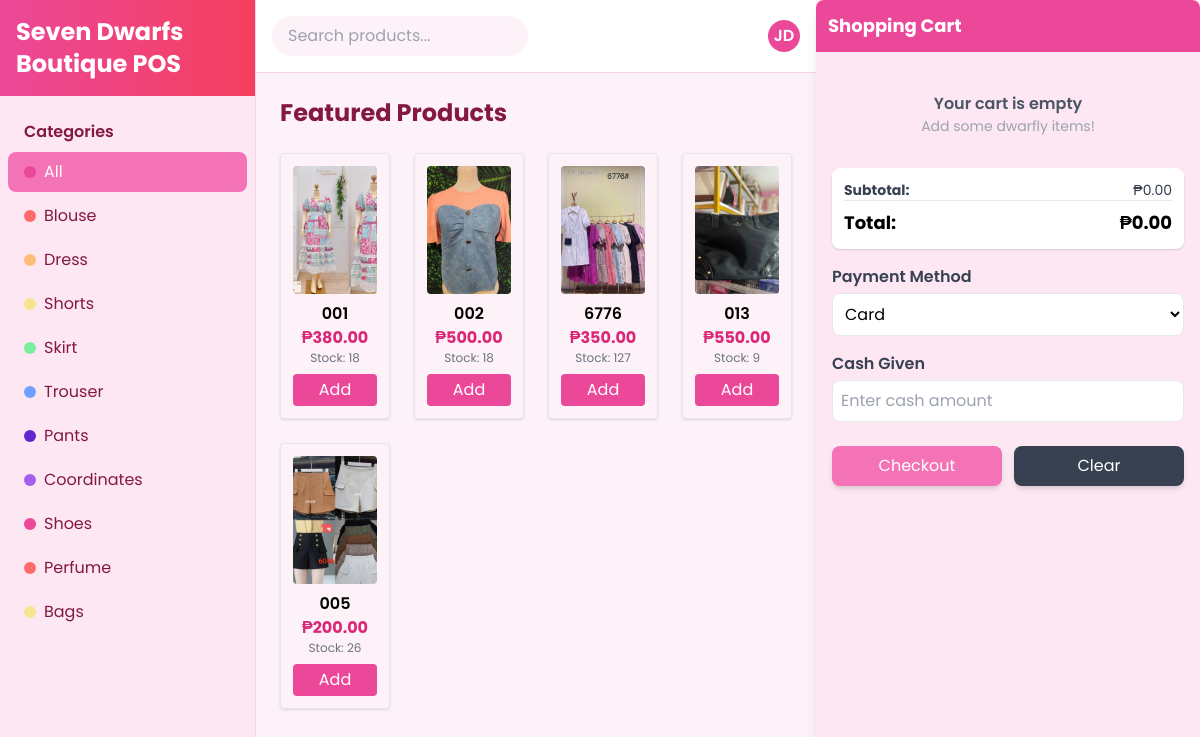
Screenshot of /pointofsale.php with the database file from the repository.
### tables this page shows
CREATE TABLE `products` (
  `product_id` int(11) NOT NULL,
  `product_name` varchar(255) DEFAULT NULL,
  `description` text DEFAULT NULL,
  `price_id` int(11) DEFAULT NULL,
  `stocks` int(11) DEFAULT NULL,
  `category_id` int(11) DEFAULT NULL,
  `image_url` text DEFAULT NULL,
  `created_at` timestamp NOT NULL DEFAULT current_timestamp(),
  `supplier_id` int(11) DEFAULT NULL,
  `supplier_price` decimal(10,2) NOT NULL,
  `revenue` decimal(10,2) GENERATED ALWAYS AS (`price_id` - `supplier_price`) STORED,
  `sizes` varchar(255) DEFAULT NULL,
  `colors` varchar(255) DEFAULT NULL
);

### pointofsale.php (the view, shortened to what this page needs)
<?php
require 'conn.php';
$query = "
    SELECT p.product_id, p.product_name, p.price_id AS price,
           COALESCE(s.current_qty,0) AS stock,
           p.image_url,
           c.category_name
    FROM products p
    LEFT JOIN stock s ON p.product_id = s.product_id
    LEFT JOIN categories c ON p.category_id = c.category_id
";
$products = $conn->query($query);
$payments = $conn->query("SELECT * FROM payment_methods");
?>
<!DOCTYPE html>
<html lang="en">
<head>
  <script src="https://cdn.tailwindcss.com"></script>
</head>
<body class="bg-pink-50">
<div class="flex h-screen overflow-hidden">
  <div class="w-64 bg-pink-100 border-r border-pink-200 flex flex-col">
    <div class="p-4 flex items-center justify-center bg-gradient-to-r from-pink-500 to-rose-500">
      <h1 class="text-2xl font-bold text-white">Seven Dwarfs Boutique POS</h1>
    </div>
    <div class="sidebar flex-1 overflow-y-auto py-4 px-2">
      <h3 class="px-4 py-2 text-pink-900 font-semibold">Categories</h3>
      <ul class="space-y-1" id="categoryList">
        <li><a href="#" onclick="filterCategory('all', event)" class="flex items-center px-4 py-2 text-pink-900 hover:bg-pink-200 rounded-lg transition active-category"><span class="mr-2 w-3 h-3 rounded-full bg-pink-500"></span> All</a></li>
        <li><a href="#" onclick="filterCategory('Blouse', event)" class="flex items-center px-4 py-2 text-pink-900 hover:bg-pink-200 rounded-lg transition"><span class="mr-2 w-3 h-3 rounded-full dwarf-red"></span> Blouse</a></li>
        <li><a href="#" onclick="filterCategory('Dress', event)" class="flex items-center px-4 py-2 text-pink-900 hover:bg-pink-200 rounded-lg transition"><span class="mr-2 w-3 h-3 rounded-full dwarf-orange"></span> Dress</a></li>
        <li><a href="#" onclick="filterCategory('Shorts', event)" class="flex items-center px-4 py-2 text-pink-900 hover:bg-pink-200 rounded-lg transition"><span class="mr-2 w-3 h-3 rounded-full dwarf-yellow"></span> Shorts</a></li>
        <li><a href="#" onclick="filterCategory('Skirt', event)" class="flex items-center px-4 py-2 text-pink-900 hover:bg-pink-200 rounded-lg transition"><span class="mr-2 w-3 h-3 rounded-full dwarf-green"></span> Skirt</a></li>
        <li><a href="#" onclick="filterCategory('Trouser', event)" class="flex items-center px-4 py-2 text-pink-900 hover:bg-pink-200 rounded-lg transition"><span class="mr-2 w-3 h-3 rounded-full dwarf-blue"></span> Trouser</a></li>
        <li><a href="#" onclick="filterCategory('Pants', event)" class="flex items-center px-4 py-2 text-pink-900 hover:bg-pink-200 rounded-lg transition"><span class="mr-2 w-3 h-3 rounded-full dwarf-indigo"></span> Pants</a></li>
        <li><a href="#" onclick="filterCategory('Coordinates', event)" class="flex items-center px-4 py-2 text-pink-900 hover:bg-pink-200 rounded-lg transition"><span class="mr-2 w-3 h-3 rounded-full dwarf-violet"></span> Coordinates</a></li>
        <li><a href="#" onclick="filterCategory('Shoes', event)" class="flex items-center px-4 py-2 text-pink-900 hover:bg-pink-200 rounded-lg transition"><span class="mr-2 w-3 h-3 rounded-full bg-pink-500"></span> Shoes</a></li>
        <li><a href="#" onclick="filterCategory('Perfume', event)" class="flex items-center px-4 py-2 text-pink-900 hover:bg-pink-200 rounded-lg transition"><span class="mr-2 w-3 h-3 rounded-full dwarf-red"></span> Perfume</a></li>
        <li><a href="#" onclick="filterCategory('Bags', event)" class="flex items-center px-4 py-2 text-pink-900 hover:bg-pink-200 rounded-lg transition"><span class="mr-2 w-3 h-3 rounded-full dwarf-yellow"></span> Bags</a></li>
      </ul>
    </div>
  </div>
  <div class="flex-1 flex flex-col overflow-hidden">
    <div class="bg-white border-b border-pink-200 p-4 flex items-center justify-between">
      <input id="search" type="text" placeholder="Search products..."
             onkeyup="filterSearch()"
             class="border-0 focus:ring-2 focus:ring-pink-300 rounded-full bg-pink-50 px-4 py-2 w-64">
      <div class="w-8 h-8 rounded-full bg-pink-500 flex items-center justify-center text-white font-semibold">JD</div>
    </div>
    <div class="flex-1 overflow-y-auto p-6">
      <h2 class="text-2xl font-bold text-pink-900 mb-6">Featured Products</h2>
      <div class="grid grid-cols-1 sm:grid-cols-2 md:grid-cols-3 lg:grid-cols-4 xl:grid-cols-5 gap-6" id="productGrid">
        <?php while($row = $products->fetch_assoc()): ?>
          <div class="border rounded shadow hover:shadow-lg transform hover:scale-105 transition p-3 text-center product-card animate-fadeInUp"
            data-name="<?= strtolower($row['product_name']) ?>"
            data-category="<?= strtolower($row['category_name'] ?? 'uncategorized') ?>">
            <img src="<?= $row['image_url'] ?? 'placeholder.png' ?>"
                 alt="<?= htmlspecialchars($row['product_name']) ?>"
                 class="w-full h-32 object-cover rounded mb-2">
            <h3 class="font-semibold"><?= htmlspecialchars($row['product_name']) ?></h3>
            <p class="text-pink-600 font-bold">₱<?= number_format($row['price'],2) ?></p>
            <p class="text-xs text-gray-500">Stock: <?= $row['stock'] ?></p>
            <button
              onclick="addToCart(<?= $row['product_id'] ?>, '<?= $row['product_name'] ?>', <?= $row['price'] ?>)"
              class="bg-pink-500 hover:bg-pink-600 text-white px-3 py-1 rounded mt-2 w-full transform transition hover:scale-105">
              Add
            </button>
          </div>
        <?php endwhile; ?>
      </div>
    </div>
  </div>
  <div class="w-96 bg-pink-100 shadow-lg rounded-lg overflow-hidden">
    <div class="bg-pink-500 text-white font-bold text-lg p-3">Shopping Cart</div>
    <div class="p-4 flex flex-col flex-1 text-center">
      <div id="emptyMessage" class="py-6">
        <p class="text-gray-600 font-semibold">Your cart is empty</p>
        <p class="text-gray-400 text-sm">Add some dwarfly items!</p>
      </div>
      <form method="POST" action="process_sale.php" target="_blank" onsubmit="return confirm('Proceed to checkout?')">
        <div class="bg-white rounded-lg shadow p-3 mt-2">
          <div class="flex justify-between text-gray-700 text-sm">
            <span class="font-bold">Subtotal:</span>
            <span id="subtotal">₱0.00</span>
          </div>
          <div class="flex justify-between text-lg font-bold text-black border-t pt-2">
            <span>Total:</span>
            <span id="total">₱0.00</span>
          </div>
        </div>
        <div class="mt-4 text-left">
          <label class="block font-semibold text-gray-700 mb-1">Payment Method</label>
          <select name="payment_method" class="border rounded-lg w-full p-2 bg-white">
            <?php while($pm = $payments->fetch_assoc()): ?>
              <option value="<?= $pm['payment_method_id'] ?>"><?= $pm['payment_method_name'] ?></option>
            <?php endwhile; ?>
          </select>
        </div>
        <div class="mt-4 text-left">
          <label class="block font-semibold text-gray-700 mb-1">Cash Given</label>
          <input type="number" step="0.01" name="cash_given" placeholder="Enter cash amount" class="border rounded-lg w-full p-2 bg-white">
        </div>
        <div class="mt-6 flex space-x-3">
          <button type="submit" class="bg-pink-400 hover:bg-pink-500 text-white px-4 py-2 rounded-lg w-1/2 shadow-md">Checkout</button>
          <button type="button" onclick="clearCart()" class="bg-gray-700 hover:bg-gray-800 text-white px-4 py-2 rounded-lg w-1/2 shadow-md">Clear</button>
        </div>
      </form>
    </div>
  </div>
</div>
</body>
</html>

### pointofsale.php (style rules this page uses)
body { font-family: 'Poppins', sans-serif; }
.sidebar { scrollbar-width: thin; scrollbar-color: #f9a8d4 #fff1f2; }
.dwarf-red { background-color: #ff6b6b; }
.dwarf-orange { background-color: #ffbe76; }
.dwarf-yellow { background-color: #f6e58d; }
.dwarf-green { background-color: #7bed9f; }
.dwarf-blue { background-color: #70a1ff; }
.dwarf-indigo { background-color: #5f27cd; }
.dwarf-violet { background-color: #a55eea; }
.active-category { background-color: #f472b6; color: white !important; }

### rows the page displays
products: image_url (picture), product_name "001", price "380.00", stock "18"
products: image_url (picture), product_name "002", price "500.00", stock "18"
products: image_url+product_name (picture), product_name "6776", price "350.00", stock "127"
products: image_url (picture), product_name "013", price "550.00", stock "9"
products: image_url (picture), product_name "005", price "200.00", stock "26"

### other values shown
form field payment_method "Card"
